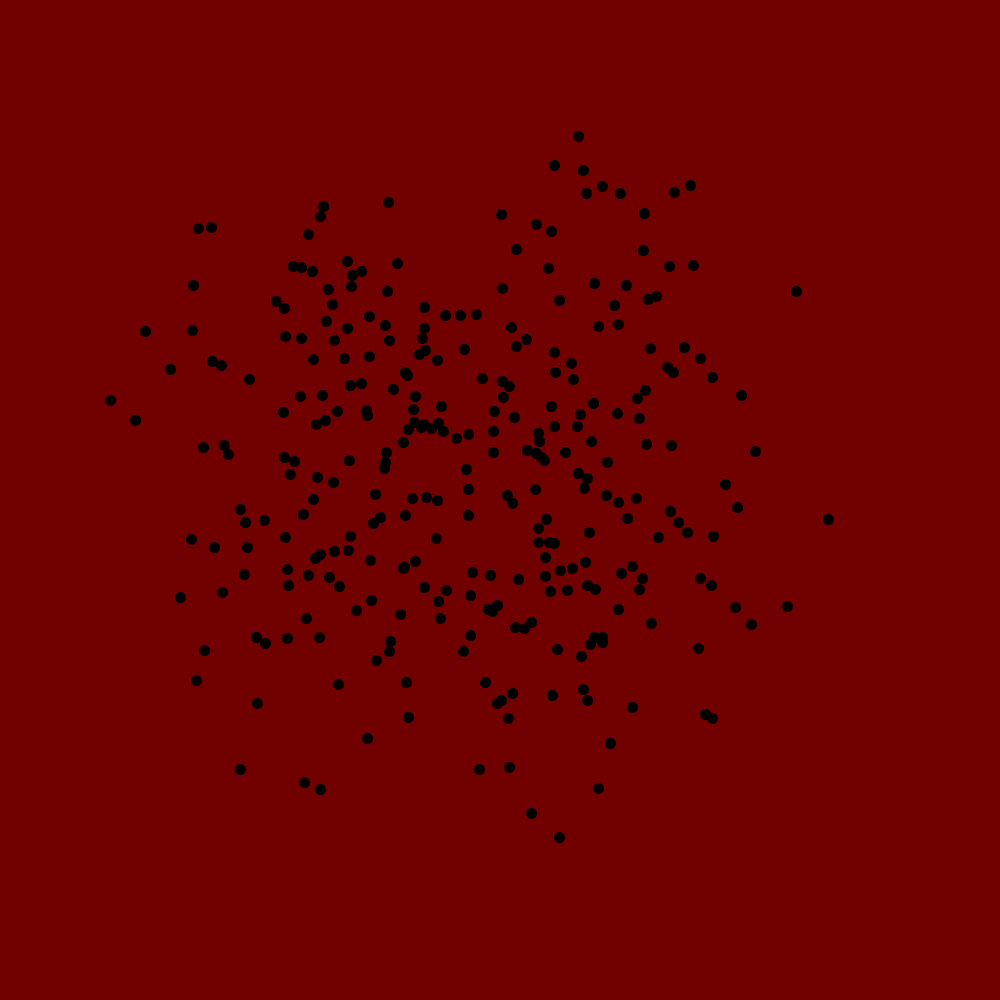
Frame 1 (no input)
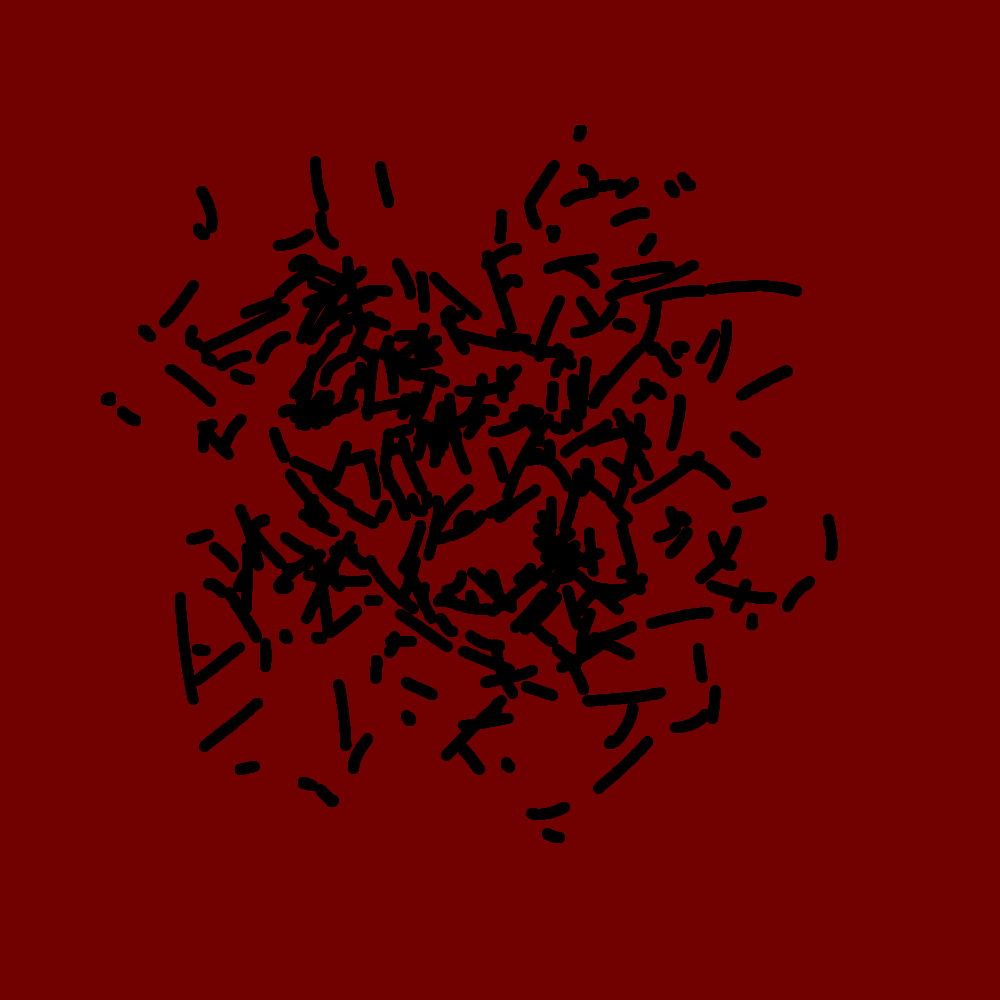
Frame 60 (the mouse pressed at the canvas centre just before this capture)
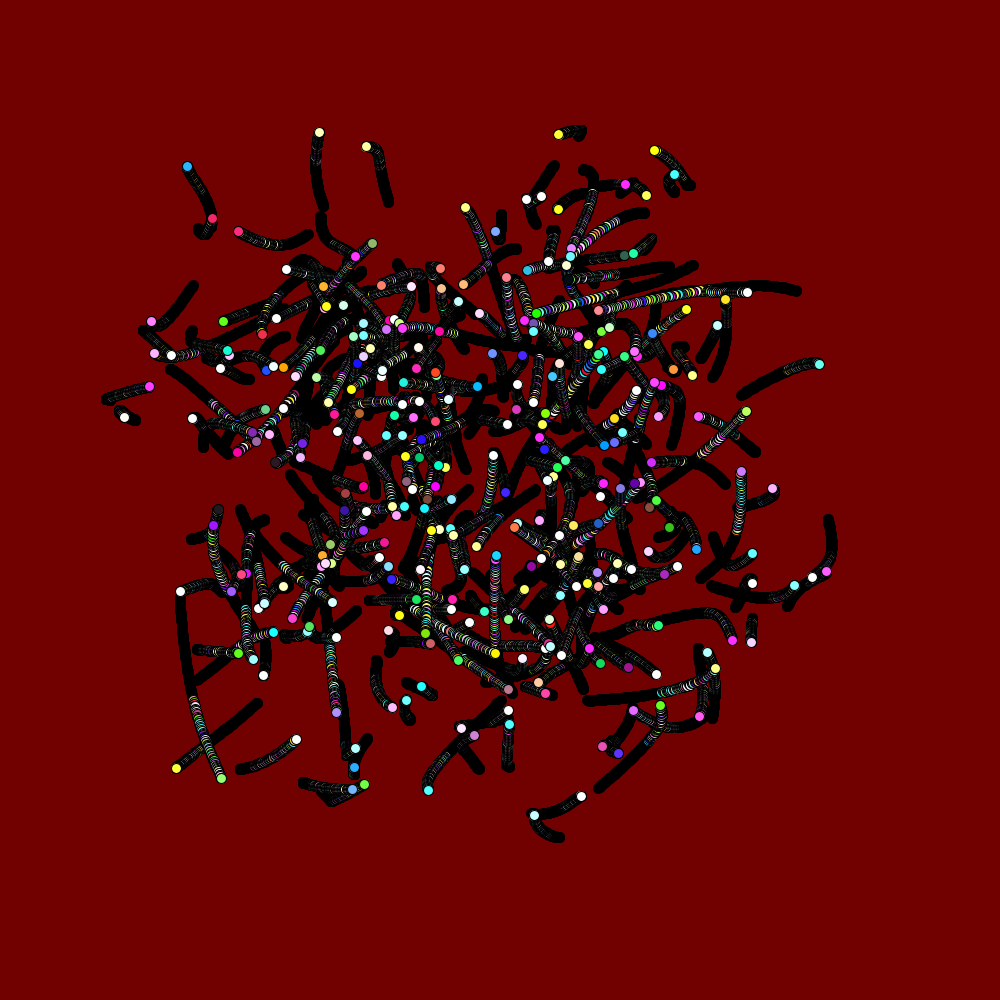
Frame 120 (the mouse held since frame 60 and released just before this capture)

The Processing sketch that drew these frames (run headless with seeded random() and noise(); from frame 60 on, the mouse is pressed at the canvas centre):

// Processing sketch: Magic_Worms
// ── Magic_Worms.pde
void draw() {
  for(int i=0;i<300;i++){
    fill(random(mouseX),random(mouseY), random(mouseX));
    ellipse(getWormX(i), getWormY(i),10,10);
    
  }
}
void setup() {
  size(1000,1000);
  background(#710101);
}
    float frequency = .001;
    float noiseInterval = PI;

    void makeMagical() {
        fill( 0, 0, 0, 10 );
        rect(0, 0, width, height);
        noStroke();
    }

    float getWormX(int i) {
        return map(noise(i*noiseInterval + frameCount * frequency), 0, 1, 0, width);
    }

    float getWormY(int i) {
        return map(noise(i*noiseInterval+1 + frameCount * frequency), 0, 1, 0, height);
    }
